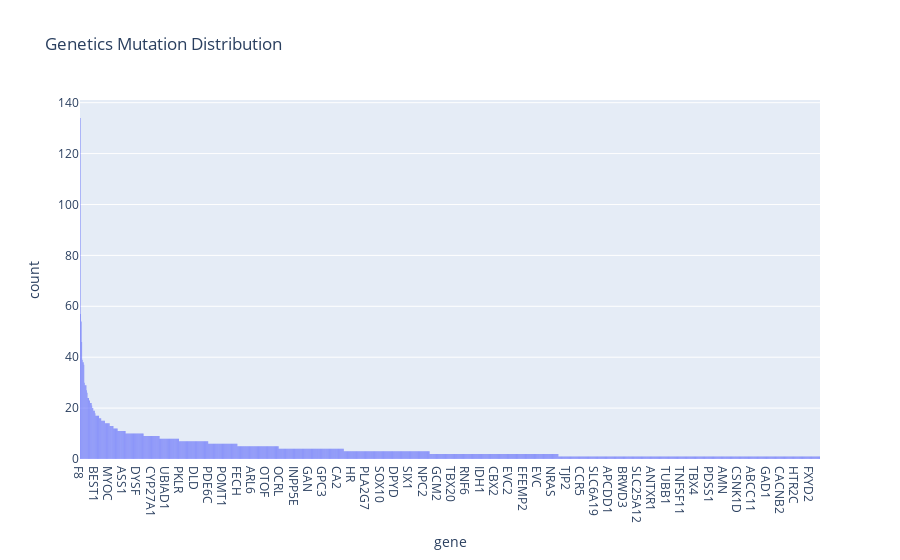

Write notebook code for a chart like this one.
### Code cell
# Quantity genes order
count_gene_t = variants_for_predict["gene"].value_counts().reset_index()
count_gene_t.sort_values(by="count", ascending=False, inplace=True)

fig = px.histogram(variants_for_predict, x='gene', title='Genetics Mutation Distribution', category_orders={'gene': count_gene_t['gene'].to_list()})
fig.show()

### Figure 1 — Plotly figure (JSON) as saved in the notebook; plotly's stock layout.template omitted (floating-point values rounded to 4 significant figures; data arrays with more than 128 entries replaced by an {"elided": "..."} marker saying what was removed)
{"data": [{"alignmentgroup": "True", "bingroup": "x", "hovertemplate": "gene=%{x}<br>count=%{y}<extra></extra>", "legendgroup": "", "marker": {"color": "#636efa", "pattern": {"shape": ""}}, "name": "", "offsetgroup": "", "orientation": "v", "showlegend": false, "type": "histogram", "x": {"elided": "5668 str values"}, "xaxis": "x", "yaxis": "y"}], "layout": {"barmode": "relative", "legend": {"tracegroupgap": 0}, "title": {"text": "Genetics Mutation Distribution"}, "xaxis": {"anchor": "y", "categoryarray": {"elided": "1397 str values"}, "categoryorder": "array", "domain": [0, 1], "title": {"text": "gene"}}, "yaxis": {"anchor": "x", "domain": [0, 1], "title": {"text": "count"}}}}
